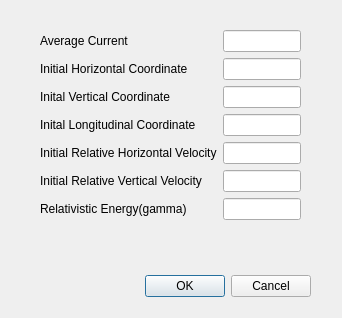
<?xml version="1.0" encoding="UTF-8"?>
<ui version="4.0">
 <class>Dialog</class>
 <widget class="QDialog" name="Dialog">
  <property name="geometry">
   <rect>
    <x>0</x>
    <y>0</y>
    <width>342</width>
    <height>318</height>
   </rect>
  </property>
  <property name="windowTitle">
   <string>Dialog</string>
  </property>
  <widget class="QDialogButtonBox" name="buttonBox">
   <property name="geometry">
    <rect>
     <x>40</x>
     <y>270</y>
     <width>271</width>
     <height>32</height>
    </rect>
   </property>
   <property name="orientation">
    <enum>Qt::Horizontal</enum>
   </property>
   <property name="standardButtons">
    <set>QDialogButtonBox::Cancel|QDialogButtonBox::Ok</set>
   </property>
  </widget>
  <widget class="QWidget" name="formLayoutWidget_2">
   <property name="geometry">
    <rect>
     <x>40</x>
     <y>30</y>
     <width>261</width>
     <height>231</height>
    </rect>
   </property>
   <layout class="QFormLayout" name="formLayout">
    <property name="fieldGrowthPolicy">
     <enum>QFormLayout::FieldsStayAtSizeHint</enum>
    </property>
    <item row="0" column="0">
     <widget class="QLabel" name="label_12">
      <property name="text">
       <string>Average Current</string>
      </property>
     </widget>
    </item>
    <item row="0" column="1">
     <widget class="QLineEdit" name="iavg"/>
    </item>
    <item row="1" column="0">
     <widget class="QLabel" name="label_13">
      <property name="text">
       <string>Initial Horizontal Coordinate</string>
      </property>
     </widget>
    </item>
    <item row="1" column="1">
     <widget class="QLineEdit" name="partstatmom1x"/>
    </item>
    <item row="2" column="0">
     <widget class="QLabel" name="label_14">
      <property name="text">
       <string>Inital Vertical Coordinate</string>
      </property>
     </widget>
    </item>
    <item row="2" column="1">
     <widget class="QLineEdit" name="partstatmom1y"/>
    </item>
    <item row="3" column="0">
     <widget class="QLabel" name="label_15">
      <property name="text">
       <string>Inital Longitudinal Coordinate</string>
      </property>
     </widget>
    </item>
    <item row="3" column="1">
     <widget class="QLineEdit" name="partstatmom1z"/>
    </item>
    <item row="4" column="0">
     <widget class="QLabel" name="label_16">
      <property name="text">
       <string>Initial Relative Horizontal Velocity</string>
      </property>
     </widget>
    </item>
    <item row="4" column="1">
     <widget class="QLineEdit" name="partstatmom1xp"/>
    </item>
    <item row="5" column="0">
     <widget class="QLabel" name="label_17">
      <property name="text">
       <string>Initial Relative Vertical Velocity</string>
      </property>
     </widget>
    </item>
    <item row="5" column="1">
     <widget class="QLineEdit" name="partstatmom1yp"/>
    </item>
    <item row="6" column="0">
     <widget class="QLabel" name="label_18">
      <property name="text">
       <string>Relativistic Energy(gamma)</string>
      </property>
     </widget>
    </item>
    <item row="6" column="1">
     <widget class="QLineEdit" name="partstatmom1gamma"/>
    </item>
   </layout>
  </widget>
 </widget>
 <resources/>
 <connections>
  <connection>
   <sender>buttonBox</sender>
   <signal>accepted()</signal>
   <receiver>Dialog</receiver>
   <slot>accept()</slot>
   <hints>
    <hint type="sourcelabel">
     <x>248</x>
     <y>254</y>
    </hint>
    <hint type="destinationlabel">
     <x>157</x>
     <y>274</y>
    </hint>
   </hints>
  </connection>
  <connection>
   <sender>buttonBox</sender>
   <signal>rejected()</signal>
   <receiver>Dialog</receiver>
   <slot>reject()</slot>
   <hints>
    <hint type="sourcelabel">
     <x>316</x>
     <y>260</y>
    </hint>
    <hint type="destinationlabel">
     <x>286</x>
     <y>274</y>
    </hint>
   </hints>
  </connection>
 </connections>
</ui>
